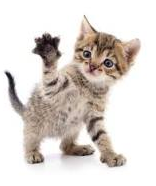
#> input picture openCV_study/follow_doc/threshhold/cat.PNG, 156 x 186 px, found by its file name
$ python threshhold.py
#> lines starting #> are read from the running program, lines starting #| are printed output that depends on the picture; after the words box and inside, x2 and y2 are one past the last pixel; in counts of white or black regions, pixels touching at a corner belong together
import cv2
import numpy as np
import matplotlib.pyplot as plt

img = cv2.imread('cat.png', 0)
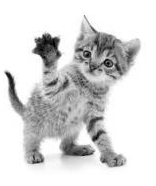
#> img: shape (186, 156); min 0, max 255, mean 215.3

ret, thresh1 = cv2.threshold(img, 127, 255, cv2.THRESH_BINARY)
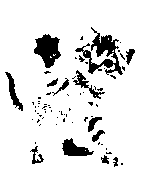
#> thresh1: shape (186, 156); 90.2% white; 70 black regions (56 under 20 px), largest, box (x1, y1, x2, y2) and area: (75, 27, 123, 75) 772, (34, 34, 61, 68) 565, (62, 138, 94, 156) 314
ret, thresh2 = cv2.threshold(img, 127, 255, cv2.THRESH_BINARY_INV)
ret, thresh3 = cv2.threshold(img, 127, 255, cv2.THRESH_TRUNC)
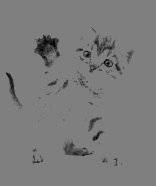
#> thresh3: shape (186, 156); min 0, max 127, mean 123.2
ret, thresh4 = cv2.threshold(img, 127, 255, cv2.THRESH_TOZERO)
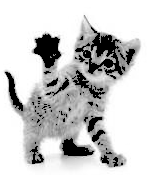
#> thresh4: shape (186, 156); min 0, max 255, mean 206.7
ret, thresh5 = cv2.threshold(img, 127, 255, cv2.THRESH_TOZERO_INV)
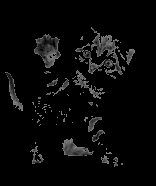
#> thresh5: shape (186, 156); min 0, max 127, mean 8.6

th2 = cv2.adaptiveThreshold(img, 255, cv2.ADAPTIVE_THRESH_MEAN_C, cv2.THRESH_BINARY,15,2)
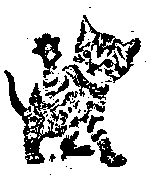
#> th2: shape (186, 156); 78.9% white; 45 black regions (30 under 20 px), largest, box (x1, y1, x2, y2) and area: (4, 70, 78, 164) 1811, (75, 15, 141, 83) 1396, (32, 33, 62, 78) 613
th3 = cv2.adaptiveThreshold(img,255,cv2.ADAPTIVE_THRESH_GAUSSIAN_C,cv2.THRESH_BINARY,15,2)
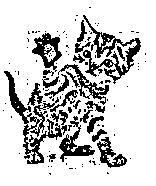
#> th3: shape (186, 156); 80.4% white; 126 black regions (103 under 20 px), largest, box (x1, y1, x2, y2) and area: (4, 71, 67, 164) 1210, (83, 15, 141, 84) 1049, (32, 33, 62, 72) 502

title = ['Original', 'Binary', 'Binary_inv', 'trunc', 'tozero', 'tozero_inv', 'adaptive', 'gaussian']
images = [img, thresh1, thresh2, thresh3, thresh4, thresh5, th2, th3]

for i in range(8):
    plt.subplot(2,4,i+1)
    plt.imshow(images[i], 'gray')
    plt.title(title[i])
    plt.xticks([])
    plt.yticks([])

plt.show()

$ run again, with openCV_study/follow_doc/threshhold/black.jpg saved as openCV_study/follow_doc/threshhold/cat.PNG
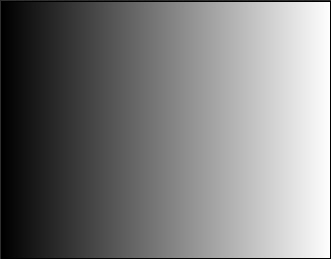
#> input picture openCV_study/follow_doc/threshhold/black.jpg, 331 x 259 px, found by its file name
#> img is the input picture: shape (259, 331); min 0, max 255, mean 124.3
#> `ret, thresh1 = cv2.threshold(img, 127, 255, cv2.THRESH_BINARY)`:
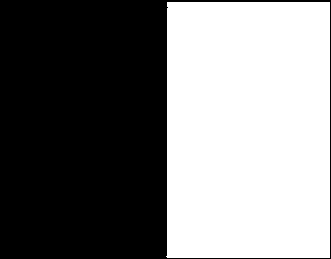
#> thresh1: shape (259, 331); 48.7% white; 1 white region, box (x1, y1, x2, y2) and area: (166, 2, 330, 258) 41728
#> th2: shape (259, 331); 96.3% white; 1 black region, box (x1, y1, x2, y2) and area: (1, 0, 331, 259) 3149
#> `th3 = cv2.adaptiveThreshold(img,255,cv2.ADAPTIVE_THRESH_GAUSSIAN_C,cv2..`:
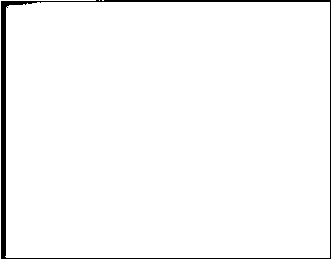
#> th3: shape (259, 331); 97.1% white; 1 black region, box (x1, y1, x2, y2) and area: (1, 0, 331, 259) 2507
